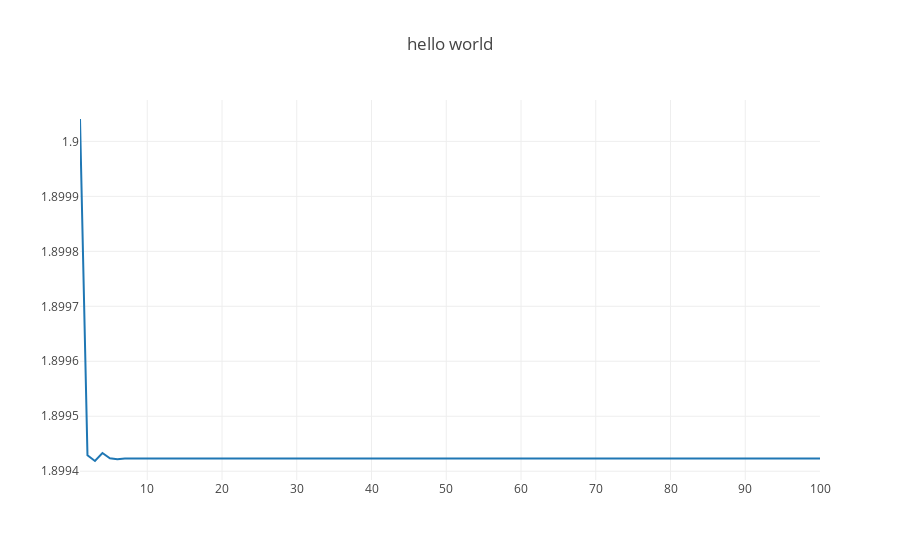

Notebook cell for this chart:
### Code cell
import plotly
import plotly.graph_objs as go
plotly.offline.init_notebook_mode(connected=True)

plotly.offline.iplot({
    "data": [go.Scatter(x=performance[:,0], y=performance[:,3])],
    "layout": go.Layout(title="hello world")
})
